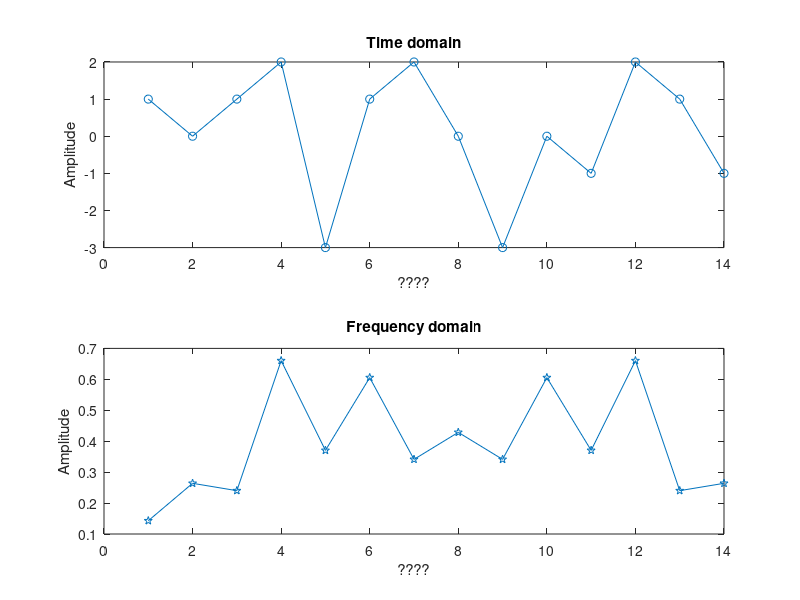
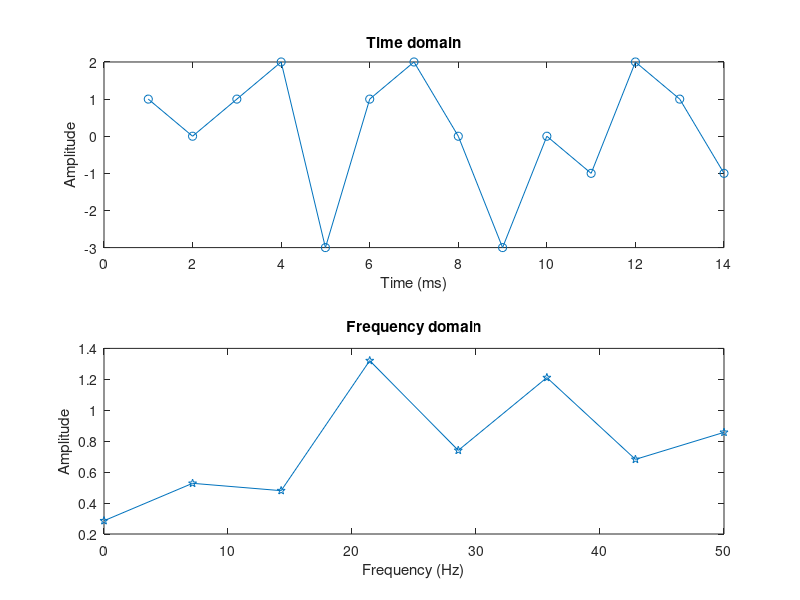
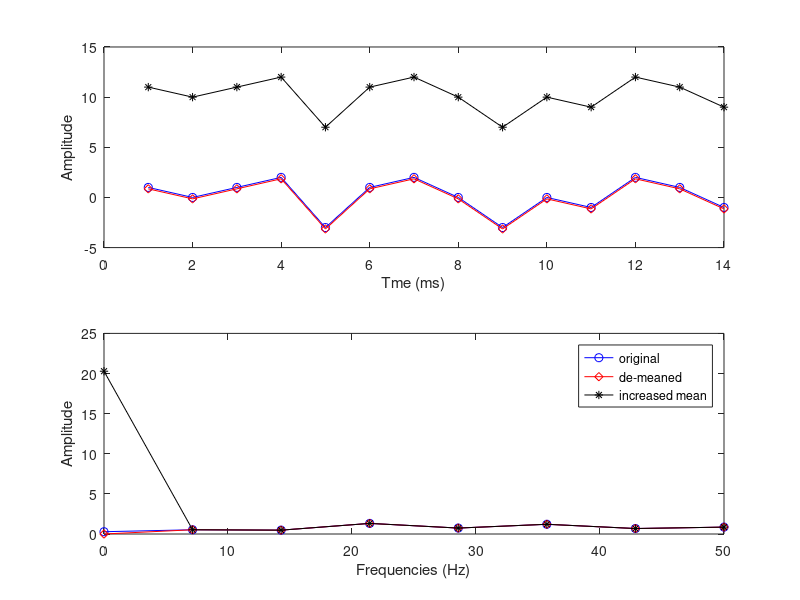
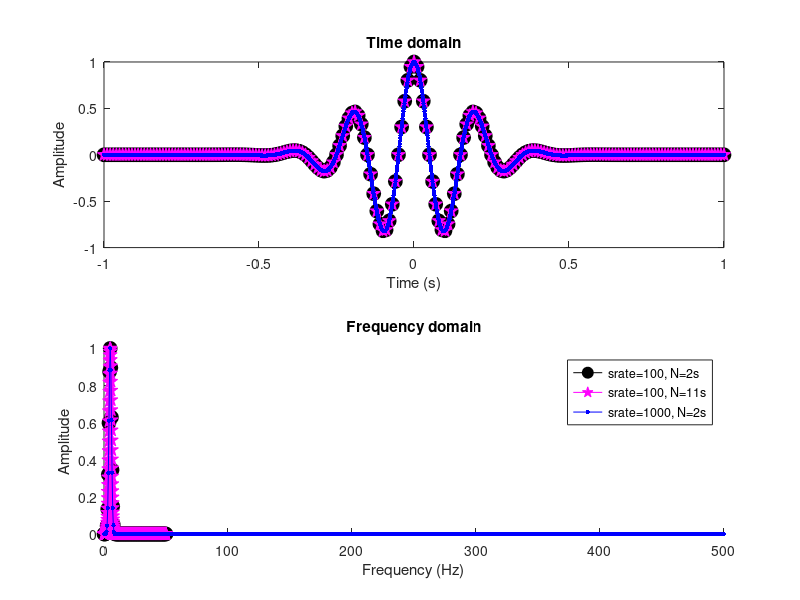

These charts were generated, in order, by the following MATLAB code:
%% More about frequencies resulting from the Fourier transform
% mikexcohen@gmail.com

% a signal and take its fft
signal  = [ 1 0 1 2 -3 1 2 0 -3 0 -1 2 1 -1];
signalX = fft(signal) / length(signal);


% plot (without any frequency-axis scaling)
figure(1), clf
subplot(211)
plot(signal,'o-')
title('Time domain')
ylabel('Amplitude'), xlabel('????')

subplot(212)
plot(abs(signalX),'p-')
title('Frequency domain')
ylabel('Amplitude'), xlabel('????')

%% same as above but time units are defined

srate = 100; % in Hz
hz = linspace( 0, srate/2, floor(length(signal)/2)+1 );

figure(2), clf

% same plot as above
subplot(211)
plot(signal,'o-')
title('Time domain')
ylabel('Amplitude'), xlabel('Time (ms)')


% keep only positive frequencies
signalX = signalX(1:length(hz));

% similar plot as above, but with an x-axis label
subplot(212)
plot(hz,2*abs(signalX),'p-')
title('Frequency domain')
ylabel('Amplitude'), xlabel('Frequency (Hz)')

%% DC reflects the mean offset

figure(3), clf

% compute the FFT of the same signal with different DC offsets
signalX1 = fft(signal) / length(signal);
signalX2 = fft(signal-mean(signal)) / length(signal);
signalX3 = fft(signal+10) / length(signal);


% plot signals in the time domain
subplot(211)
plot(ifft(signalX1)*length(signal),'bo-'), hold on
plot(ifft(signalX2)*length(signal),'rd-'), hold on
plot(ifft(signalX3)*length(signal),'k*-'), hold on
xlabel('Tme (ms)'), ylabel('Amplitude')


% plot signals in the frequency domain
subplot(212)
plot(hz,2*abs(signalX1(1:length(hz))),'bo-'), hold on
plot(hz,2*abs(signalX2(1:length(hz))),'rd-')
plot(hz,2*abs(signalX3(1:length(hz))),'k*-')

xlabel('Frequencies (Hz)'), ylabel('Amplitude')
legend({'original';'de-meaned';'increased mean'})

%% difference between sampling rate and number of time points for Fourier frequencies

% temporal parameters
srates  = [100 100 1000];
timedur = [  1  10    1];


freq    =     5; % in Hz
colors  = 'kmb';
symbols = 'op.';


figure(4), clf
legendText = cell(size(timedur));
for parami=1:length(colors)
    
    % define sampling rate in this round
    srate = srates(parami); % in Hz
    
    % define time
    time = -1:1/srate:timedur(parami);
    
    % create signal (Morlet wavelet)
    signal = cos(2*pi*freq.*time) .* exp( (-time.^2) / .05 );
    
    % compute FFT and normalize
    signalX = fft(signal)/length(signal);
    signalX = signalX./max(signalX);
    
    % define vector of frequencies in Hz
    hz = linspace( 0, srate/2, floor(length(time)/2)+1 );
    
    
    % plot time-domain signal
    subplot(211)
    plot(time,signal,[colors(parami) symbols(parami) '-'],'markersize',10,'markerface',colors(parami)), hold on
    set(gca,'xlim',[-1 1])
    xlabel('Time (s)'), ylabel('Amplitude')
    title('Time domain')
    
    % plot frequency-domain signal
    subplot(212), hold on
    plot(hz,abs(signalX(1:length(hz))),[colors(parami) symbols(parami) '-'],'markersize',10,'markerface',colors(parami))
    xlabel('Frequency (Hz)'), ylabel('Amplitude')
    title('Frequency domain')
    
    legendText{parami} = [ 'srate=' num2str(srates(parami)) ', N=' num2str(timedur(parami)+1) 's' ];
end

legend(legendText)

%% zero-padding

figure(5), clf

signal  = [ 1 0 1 2 -3 1 2 0 -3 0 -1 2 1 -1];

% compute the FFT of the same signal with different DC offsets
signalX1 = fft(signal,length(signal))     / length(signal);
signalX2 = fft(signal,length(signal)+10)  / length(signal);
signalX3 = fft(signal,length(signal)+100) / length(signal);

% define frequencies vector
frex1 = linspace( 0, .5, floor(length(signalX1)/2)+1 );
frex2 = linspace( 0, .5, floor(length(signalX2)/2)+1 );
frex3 = linspace( 0, .5, floor(length(signalX3)/2)+1 );


% plot signals in the time domain
subplot(211)
plot(ifft(signalX1)*length(signal),'bo-'), hold on
plot(ifft(signalX2)*length(signal),'rd-'), hold on
plot(ifft(signalX3)*length(signal),'k*-'), hold on


% plot signals in the frequency domain
subplot(212)
plot(frex1,2*abs(signalX1(1:length(frex1))),'bo-'), hold on
plot(frex2,2*abs(signalX2(1:length(frex2))),'rd-')
plot(frex3,2*abs(signalX3(1:length(frex3))),'k*-')

xlabel('Normalized frequency units'), ylabel('Amplitude')
legend({'"Native" N';'N+10';'N+100'})


%% end.
